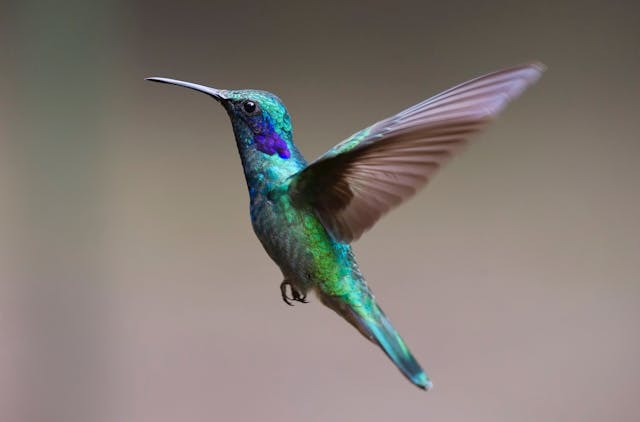
#> input picture laboratorio_8/img.jpg, 640 x 422 px
$ python ope-morfologicas.py
#> lines starting #> are read from the running program, lines starting #| are printed output that depends on the picture; after the words box and inside, x2 and y2 are one past the last pixel; in counts of white or black regions, pixels touching at a corner belong together
import cv2
import numpy as np

# Cargar la imagen en escala de grises
imagen = cv2.imread('img.jpg', cv2.IMREAD_GRAYSCALE)
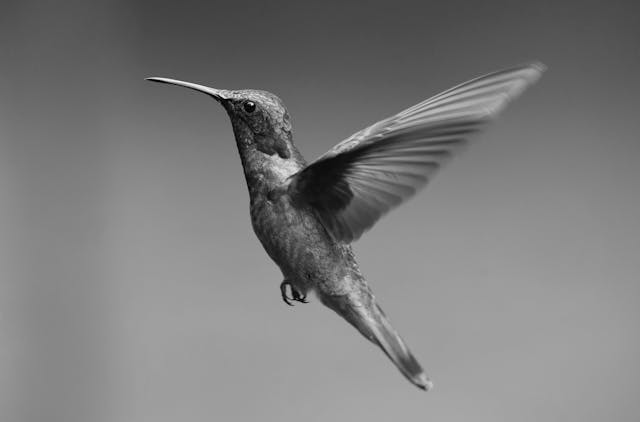
#> imagen: shape (422, 640); min 0, max 248, mean 123.8

# Aplicar un umbral para obtener una imagen binaria
_, imagen_binaria = cv2.threshold(imagen, 128, 255, cv2.THRESH_BINARY)
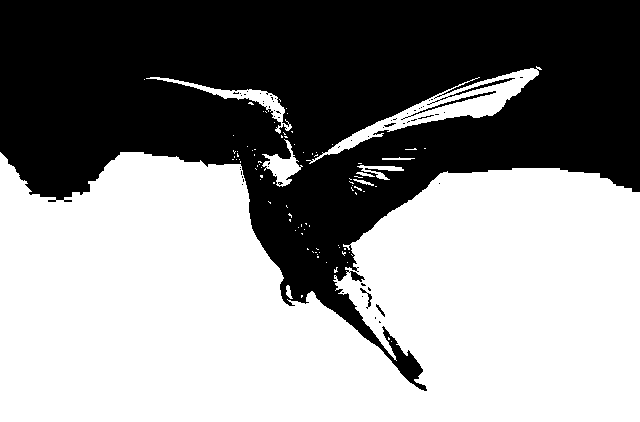
#> imagen_binaria: shape (422, 640); 55.6% white; 60 black regions (54 under 20 px), largest, box (x1, y1, x2, y2) and area: (0, 0, 640, 391) 119344, (401, 91, 496, 120) 201, (427, 78, 515, 105) 188, (360, 288, 372, 309) 58, (376, 304, 385, 317) 34, (384, 123, 396, 127) 23

# Definir un elemento estructurante
kernel = np.ones((5, 5), np.uint8)

# Erosión
imagen_erosion = cv2.erode(imagen_binaria, kernel, iterations=1)
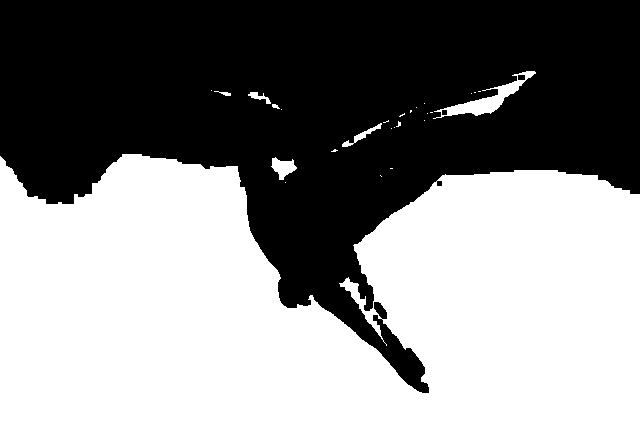
#> imagen_erosion: shape (422, 640); 52.4% white; 3 black regions, box (x1, y1, x2, y2) and area: (0, 0, 640, 393) 128600, (518, 75, 525, 80) 35, (442, 110, 447, 115) 25

# Dilatación
imagen_dilatacion = cv2.dilate(imagen_binaria, kernel, iterations=1)
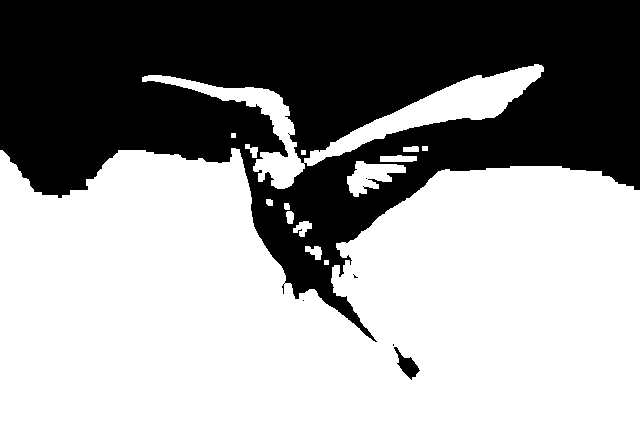
#> imagen_dilatacion: shape (422, 640); 59.1% white; 6 black regions (4 under 20 px), largest, box (x1, y1, x2, y2) and area: (0, 0, 640, 342) 110248, (394, 347, 420, 380) 333

# Apertura
imagen_apertura = cv2.morphologyEx(imagen_binaria, cv2.MORPH_OPEN, kernel)
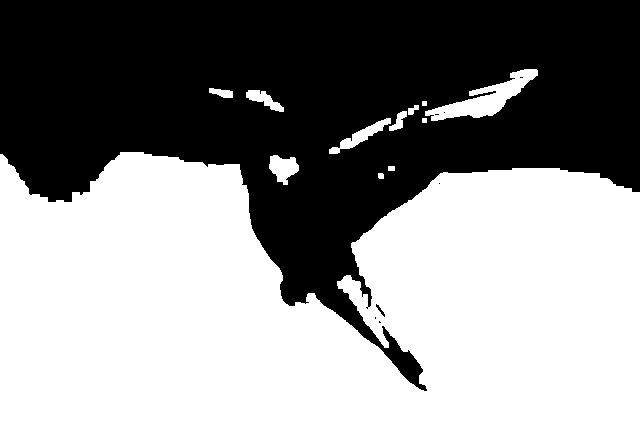
#> imagen_apertura: shape (422, 640); 54.5% white; 8 black regions (6 under 20 px), largest, box (x1, y1, x2, y2) and area: (0, 0, 640, 391) 122907, (376, 304, 385, 317) 34

# Cierre
imagen_cierre = cv2.morphologyEx(imagen_binaria, cv2.MORPH_CLOSE, kernel)
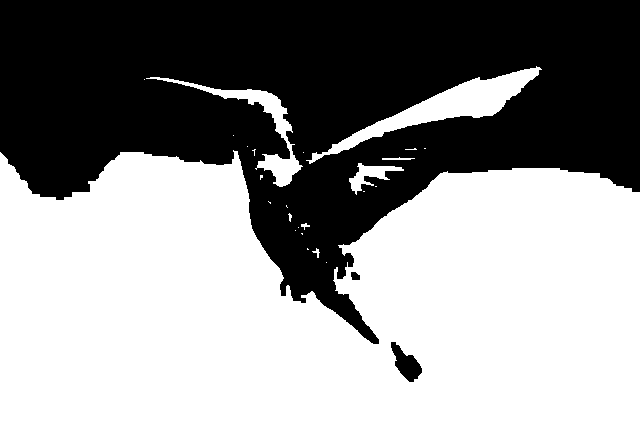
#> imagen_cierre: shape (422, 640); 56.4% white; 3 black regions, box (x1, y1, x2, y2) and area: (0, 0, 640, 344) 117212, (391, 342, 422, 382) 615, (351, 272, 360, 280) 60

# Mostrar los resultados
cv2.imshow('Imagen Original', imagen)
cv2.imshow('Imagen Binaria', imagen_binaria)
cv2.imshow('Erosión', imagen_erosion)
cv2.imshow('Dilatación', imagen_dilatacion)
cv2.imshow('Apertura', imagen_apertura)
cv2.imshow('Cierre', imagen_cierre)

cv2.waitKey(0)
cv2.destroyAllWindows()
